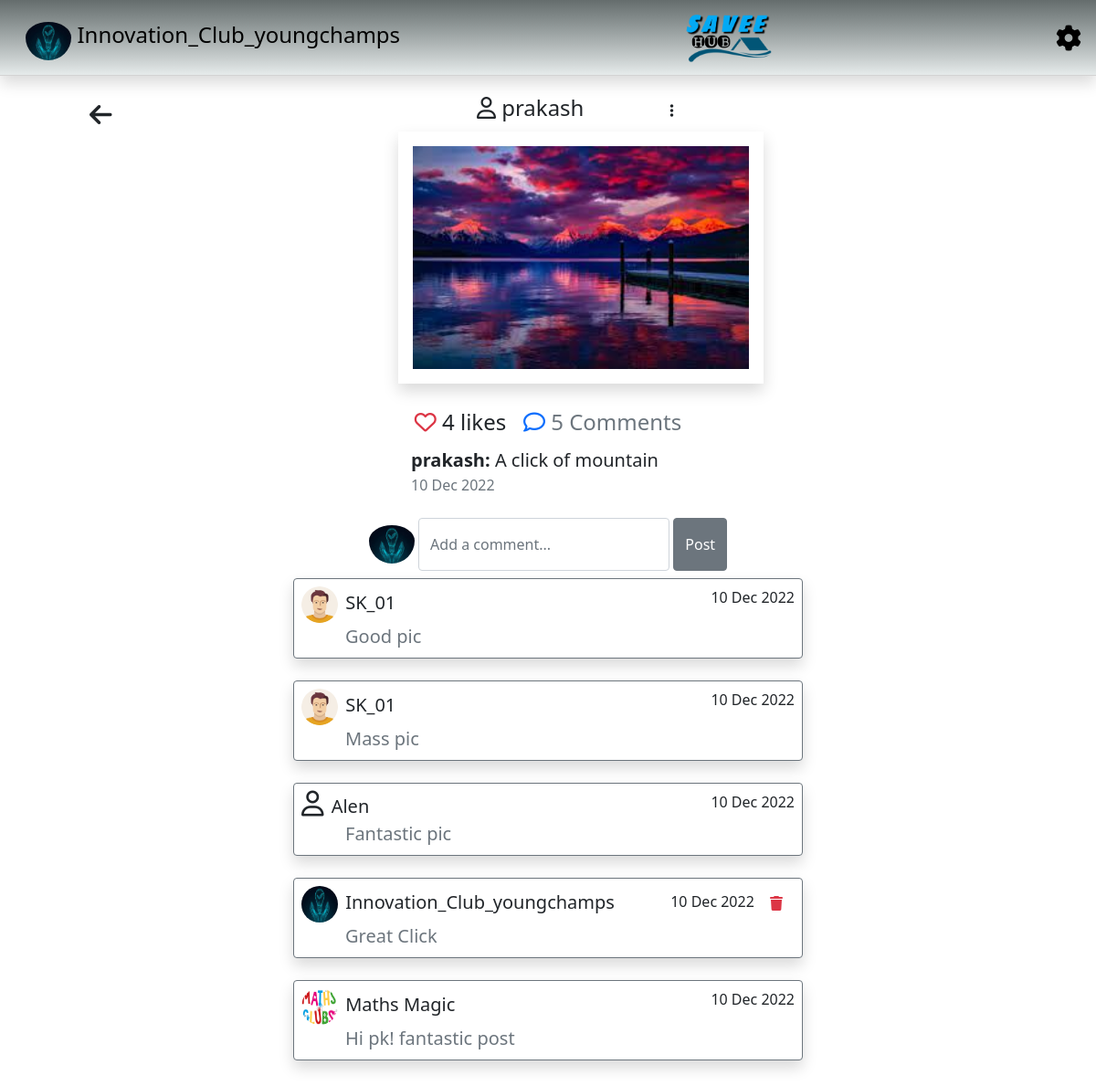
/comments.php?id=45&owner=prakash&comment_status=0 (signed in), run on the app's committed database.
### tables this page shows
CREATE TABLE `image` (
  `id` int(11) NOT NULL,
  `username` varchar(32) NOT NULL,
  `post` varchar(64) DEFAULT NULL,
  `caption` text DEFAULT NULL,
  `likes` int(11) NOT NULL DEFAULT 0,
  `created_at` timestamp NOT NULL DEFAULT current_timestamp()
);

CREATE TABLE `image_comments` (
  `comment_id` int(11) NOT NULL,
  `image_id` int(11) NOT NULL,
  `commenter` varchar(32) NOT NULL,
  `owner` varchar(32) NOT NULL,
  `comments` varchar(192) NOT NULL,
  `created_at` timestamp NOT NULL DEFAULT current_timestamp()
);

### comments.php (the view, shortened to what this page needs)
<?php
include('config/connect.php');
$username = $_SESSION['name'];
$status_of_comment = $_GET['comment_status'];
$id = $_GET['id'];
$rows = array();
$row_of_pic = array();
if ($status_of_comment == 0) {
    $sql = "SELECT * FROM image_comments where image_id = '$id'";
    $res = mysqli_query($conn, $sql);
    while ($row = mysqli_fetch_array($res))
        $rows[] = $row;
    $query = "SELECT * from image where id = '$id'";
    $result = mysqli_query($conn, $query);
    while ($r = mysqli_fetch_array($result))
        $row_of_pic[] = $r;
} else if ($status_of_comment == 1) {
    $sql = "SELECT * FROM club_pics_comments where image_id = '$id'";
    $res = mysqli_query($conn, $sql);
    while ($row = mysqli_fetch_array($res))
        $rows[] = $row;
    $query = "SELECT * from club_pics where id = '$id'";
    $result = mysqli_query($conn, $query);
    while ($r = mysqli_fetch_array($result))
        $row_of_pic[] = $r;
}
?>
<!DOCTYPE html>
<html lang="en">
<head>
    <?php include('header.php') ?>
</head>
<body class="container">
    <?php include('navigation.php'); ?>
    <?php if ($status_of_comment == 0) { ?>
        <div class="justify-content-center text-center m-2">
            <a href="javascript:history.go(-1)" class="text-dark text-decoration-none fs-3 ms-5 float-start"><i class="fa-solid fa-arrow-left"></i> </a>
            <h4 class="ps-3 ">
                <?php
                $name = $row_of_pic[0]['username'];
                $sql = "SELECT pic FROM login where username = '$name'";
                $res = mysqli_query($conn, $sql);
                $picture = $res->fetch_array()['pic'];
                if ($picture == '') { ?>
                    <i class="fa-regular fa-user"></i>
                <?php } else { ?>
                    <img src="./profile_pics/<?php echo $picture; ?>" alt="" class="friends_pic">
                <?php } ?>
                <?php echo $row_of_pic[0]['username']; ?>
                <span>
                    <i class="fa-solid fa-ellipsis-vertical btn" data-bs-container="body" data-bs-toggle="popover" data-bs-placement="right" data-bs-content="Save Post">
                    </i>
                </span>
            </h4>
            <img src="./uploads/<?php echo $row_of_pic[0]['post']; ?>" width="400px" class="p-3 shadow mx-auto" alt="">
            <br>
            <br>
            <h4 class="p-1">
                <a href="update.php?id=<?php echo $row_of_pic[0]['id'] ?>&pic=1" class="text-decoration-none text-danger">
                    <i class="fa-regular fa-heart"> </i>
                </a>
                <?php echo $row_of_pic[0]['likes']; ?> likes
                &nbsp;
                <i class="fa-regular fa-comment text-primary"></i>
                <a href="comments.php?id=<?php echo $row_of_pic[0]['id'] ?>&owner=<?php echo $row_of_pic[0]['username']; ?>&comment_status=0" class="text-decoration-none text-secondary"><span>
                        <?php
                        $image_id = $row_of_pic[0]['id'];
                        $comment_query = "SELECT COUNT(comments)as count from image_comments where image_id='$image_id'";
                        $res = mysqli_query($conn, $comment_query);
                        echo $res->fetch_array()['count'];
                        ?> Comments</span></a>
            </h4>
            <?php if ($row_of_pic[0]['caption'] != '') {  ?>
                <div class="text-start fs-5 fw-light mx-auto" style="width: 300px; height:auto;">
                    <span class="fw-bold"> <?php echo $row_of_pic[0]['username']; ?>:</span> <?php echo $row_of_pic[0]['caption'] ?>
                </div>
            <?php } ?>
            <div class="text-start text-secondary mx-auto" style="width: 300px; height:auto;">
                <span class="fs-6">
                    <?php
                    $dt = strtotime($row_of_pic[0]['created_at']);
                    echo date("d", $dt);
                    echo date("M", $dt);
                    echo date("Y", $dt);
                    ?>
                </span>
            </div>
            <br>
            <form action="" method="POST" class="d-flex justify-content-center">
                <label for="comment" class="form-label">
                    <?php if ($pic == '') {  ?>
                        <i class="fs-3 fa-regular fa-user"></i>
                    <?php } else { ?>
                        <img src="./profile_pics/<?php echo $pic ?>" class="pt-2" alt="" id="profile_pic">
                    <?php } ?>
                </label> &nbsp;
                <input type="text" class="form-control w-25" name="comment" id="comment" placeholder="Add a comment..."> &nbsp;
                <button type="submit" class="btn btn-secondary" name="post" id="post">Post</button>
            </form>
        </div>
        <?php foreach ($rows as $row) { ?>
            <div class="mx-auto w-50  card border border-1 border-secondary d-flex p-2 shadow ">
                <div class="">
                    <div class="float-start">
                        <?php
                        $comment_pic = '';
                        $name = $row['commenter'];
                        $sql = "SELECT pic FROM login where username = '$name'";
                        $res = mysqli_query($conn, $sql);
                        $c = mysqli_num_rows($res);
                        if ($c == 1)
                            $comment_pic = $res->fetch_array()['pic'];
                        $sql = "SELECT pic FROM club where club_name = '$name'";
                        $res = mysqli_query($conn, $sql);
                        $c = mysqli_num_rows($res);
                        if ($c == 1)
                            $comment_pic = $res->fetch_array()['pic'];
                        if ($comment_pic == '') { ?>
                            <i class="fs-3 fa-regular fa-user"></i>
                        <?php } else { ?>
                            <img src="./profile_pics/<?php echo $comment_pic; ?>" alt="" class="friends_pic">
                        <?php } ?>
                        <span class="fs-5 fw-normal px-1"><?php echo $row['commenter'] ?></span>
                    </div>
                    <div class="float-end">
                        <span class="fs-6 ">
                            <?php
                            $dt = strtotime($row['created_at']);
                            echo date("d", $dt);
                            echo date("M", $dt);
                            echo date("Y", $dt);
                            ?>
                        </span>
                        <?php if ($username == $row['commenter'] || $username == $row_of_pic[0]['username']) { ?>
                                <button type="submit" class="btn" name="delete_comment_user_<?php echo $row['comment_id'] ?>">
                                    <i class="fa-solid fa-trash fs-6 text-danger"></i>
                                </button>
                        <?php } ?>
                    </div>
                </div>
                <div class="px-5">
                    <span class="fs-5 text-secondary"><?php echo $row['comments'] ?></span>
                </div>
            </div>
            <br>
        <?php } ?>
    <?php } else if ($status_of_comment == 1) { ?>
        <div class="justify-content-center text-center m-2">
            <a href="javascript:history.go(-1)" class="text-dark text-decoration-none fs-3 ms-5 float-start"><i class="fa-solid fa-arrow-left"></i> </a>
            <h4 class="ps-3 ">
                <?php
                $picture = '';
                $name = $row_of_pic[0]['username'];
                $sql = "SELECT pic FROM club where club_name = '$name'";
                $res = mysqli_query($conn, $sql);
                $picture = $res->fetch_array()['pic'];
                if ($picture == '') { ?>
                    <i class="fa-regular fa-user"></i>
                <?php } else { ?>
                    <img src="./profile_pics/<?php echo $picture; ?>" alt="" class="friends_pic">
                <?php } ?>
                <?php echo $row_of_pic[0]['username']; ?>
                &nbsp; &nbsp; &nbsp; &nbsp; &nbsp; &nbsp;
                <span>
                    <i class="fa-solid fa-ellipsis-vertical btn" data-bs-container="body" data-bs-toggle="popover" data-bs-placement="right" data-bs-content="Save Post">
                    </i>
                </span>
            </h4>
            <img src="./club_pics/<?php echo $row_of_pic[0]['post']; ?>" width="400px" class="p-3 shadow mx-auto" alt="">
            <br>
            <br>
            <h4 class="p-1">
                <a href="update.php?id=<?php echo $row_of_pic[0]['id'] ?>&pic=1" class="text-decoration-none text-danger">
                    <i class="fa-regular fa-heart"> </i>
                </a>
                <?php echo $row_of_pic[0]['likes']; ?> likes
                &nbsp;
                <i class="fa-regular fa-comment text-primary"></i>
                <a href="comments.php?id=<?php echo $row_of_pic[0]['id'] ?>&owner=<?php echo $row_of_pic[0]['username']; ?>&comment_status=1" class="text-decoration-none text-secondary"><span>
                        <?php
                        $image_id = $row_of_pic[0]['id'];
                        $comment_query = "SELECT COUNT(comments)as count from club_pics_comments where image_id='$image_id'";
                        $res = mysqli_query($conn, $comment_query);
                        echo $res->fetch_array()['count'];
                        ?> Comments</span></a>
            </h4>
            <?php if ($row_of_pic[0]['caption'] != '') {  ?>
                <div class="text-start fs-5 fw-light mx-auto" style="width: 300px; height:auto;">
                    <span class="fw-bold"> <?php echo $row_of_pic[0]['username']; ?>:</span> <?php echo $row_of_pic[0]['caption'] ?>
                </div>
            <?php } ?>
            <div class="text-start text-secondary mx-auto" style="width: 300px; height:auto;">
                <span class="fs-6">
                    <?php
                    $dt = strtotime($row_of_pic[0]['created_at']);
                    echo date("d", $dt);
                    echo " ";
                    echo date("M", $dt);
                    echo " ";
                    echo date("Y", $dt);
                    ?>
                </span>
            </div>
            <br>
            <form action="" method="POST" class="d-flex justify-content-center">
                <label for="comment" class="form-label">
                    <?php if ($pic == '') {  ?>
                        <i class="fs-3 fa-regular fa-user"></i>
                    <?php } else { ?>
                        <img src="./profile_pics/<?php echo $pic ?>" class="pt-2" alt="" id="profile_pic">
                    <?php } ?>
                </label> &nbsp;
                <input type="text" class="form-control w-25" name="comment" id="comment" placeholder="Add a comment..."> &nbsp;
                <button type="submit" class="btn btn-secondary" name="post" id="post">Post</button>
            </form>
        </div>
        <?php foreach ($rows as $row) { ?>
            <div class="mx-auto w-50  card border border-1 border-secondary d-flex p-2 shadow ">
                <div class="">
                    <div class="float-start">
                        <?php
                        $comment_pic = '';
                        $name = $row['commenter'];
                        $sql = "SELECT pic FROM login where username = '$name'";
                        $res = mysqli_query($conn, $sql);
                        $c = mysqli_num_rows($res);
                        if ($c == 1)
                            $comment_pic = $res->fetch_array()['pic'];
                        $sql = "SELECT pic FROM club where club_name = '$name'";
                        $res = mysqli_query($conn, $sql);
                        $c = mysqli_num_rows($res);
                        if ($c == 1)
                            $comment_pic = $res->fetch_array()['pic'];
                        if ($comment_pic == '') { ?>
                            <i class="fs-3 fa-regular fa-user"></i>
                        <?php } else { ?>
                            <img src="./profile_pics/<?php echo $comment_pic; ?>" alt="" class="friends_pic">
                        <?php } ?>
                        <span class="fs-5 fw-normal px-1"><?php echo $row['commenter'] ?></span>
                    </div>
                    <div class="float-end">
                        <span class="fs-6 ">
                            <?php
                            $dt = strtotime($row['created_at']);
                            echo date("d", $dt);
                            echo " ";
                            echo date("M", $dt);
                            echo " ";
                            echo date("Y", $dt);
                            ?>
                        </span>
                        <?php if ($username == $row['commenter']  || $username == $row_of_pic[0]['username']) { ?>
                            <button type="submit" class="btn" name="delete_comment_club">
                                <i class="fa-solid fa-trash fs-6 text-danger"></i>
                            </button>
                        <?php } ?>
                    </div>
                </div>
                <div class="px-5">
                    <span class="fs-5"><?php echo $row['comments'] ?></span>
                </div>
            </div>
            <br>
        <?php } ?>
    <?php } ?>
    <br><br>
</body>
</html>

### comments.php (style rules this page uses)
.friends_pic { width: 40px; height: 40px; border-radius: 80px; }

### navigation.php (style rules this page uses)
#profile_pic { width: 50px; height: 50px; border-radius: 80px; }

### data on the page
image: username "prakash", post (picture), likes "4", caption "A click of mountain", created_at "10", created_at "Dec", created_at "2022"
image_comments: login.pic (placeholder picture), commenter "SK_01", created_at "10", created_at "Dec", created_at "2022", comments "Good pic"
image_comments: login.pic (placeholder picture), commenter "SK_01", created_at "10", created_at "Dec", created_at "2022", comments "Mass pic"
image_comments: commenter "Alen", created_at "10", created_at "Dec", created_at "2022", comments "Fantastic pic"
image_comments: shows a picture, commenter "Innovation_Club_youngchamps", created_at "10", created_at "Dec", created_at "2022", comments "Great Click"
image_comments: shows a picture, commenter "Maths Magic", created_at "10", created_at "Dec", created_at "2022", comments "Hi pk! fantastic post"

### other printed values
$_SESSION['name'] "Innovation_Club_youngchamps"
$res->fetch_array()['count'] "5"
